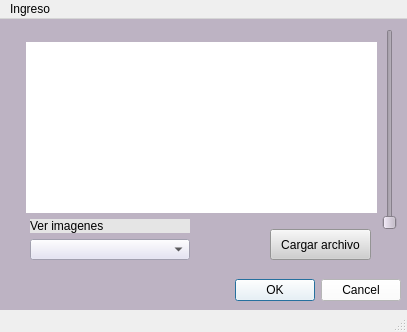
<?xml version="1.0" encoding="UTF-8"?>
<ui version="4.0">
 <class>MainWindow</class>
 <widget class="QMainWindow" name="MainWindow">
  <property name="geometry">
   <rect>
    <x>0</x>
    <y>0</y>
    <width>407</width>
    <height>332</height>
   </rect>
  </property>
  <property name="windowTitle">
   <string>MainWindow</string>
  </property>
  <widget class="QWidget" name="centralwidget">
   <widget class="QWidget" name="widget" native="true">
    <property name="geometry">
     <rect>
      <x>0</x>
      <y>0</y>
      <width>421</width>
      <height>331</height>
     </rect>
    </property>
    <property name="styleSheet">
     <string notr="true">background-color: rgb(189, 179, 195);</string>
    </property>
    <widget class="QSlider" name="verticalSlider">
     <property name="geometry">
      <rect>
       <x>380</x>
       <y>10</y>
       <width>20</width>
       <height>201</height>
      </rect>
     </property>
     <property name="orientation">
      <enum>Qt::Vertical</enum>
     </property>
    </widget>
    <widget class="QDialogButtonBox" name="buttonBox">
     <property name="geometry">
      <rect>
       <x>90</x>
       <y>260</y>
       <width>311</width>
       <height>23</height>
      </rect>
     </property>
     <property name="styleSheet">
      <string notr="true">background-color: rgb(255, 255, 255);
border-color: rgb(104, 143, 147);</string>
     </property>
     <property name="standardButtons">
      <set>QDialogButtonBox::Cancel|QDialogButtonBox::Ok</set>
     </property>
    </widget>
    <widget class="QLabel" name="label">
     <property name="geometry">
      <rect>
       <x>26</x>
       <y>23</y>
       <width>351</width>
       <height>171</height>
      </rect>
     </property>
     <property name="styleSheet">
      <string notr="true">background-color: rgb(255, 255, 255);</string>
     </property>
     <property name="text">
      <string/>
     </property>
    </widget>
    <widget class="QWidget" name="verticalLayoutWidget">
     <property name="geometry">
      <rect>
       <x>30</x>
       <y>200</y>
       <width>160</width>
       <height>41</height>
      </rect>
     </property>
     <layout class="QVBoxLayout" name="verticalLayout">
      <item>
       <widget class="QLabel" name="label_2">
        <property name="styleSheet">
         <string notr="true">background-color: rgb(229, 229, 229);</string>
        </property>
        <property name="text">
         <string>Ver imagenes</string>
        </property>
       </widget>
      </item>
      <item>
       <widget class="QComboBox" name="comboBox">
        <property name="styleSheet">
         <string notr="true">background-color: rgb(225, 223, 243);</string>
        </property>
       </widget>
      </item>
     </layout>
    </widget>
    <widget class="QPushButton" name="abrir">
     <property name="geometry">
      <rect>
       <x>270</x>
       <y>210</y>
       <width>101</width>
       <height>31</height>
      </rect>
     </property>
     <property name="styleSheet">
      <string notr="true">background-color: rgb(207, 207, 207);</string>
     </property>
     <property name="text">
      <string>Cargar archivo</string>
     </property>
    </widget>
   </widget>
  </widget>
  <widget class="QMenuBar" name="menubar">
   <property name="geometry">
    <rect>
     <x>0</x>
     <y>0</y>
     <width>407</width>
     <height>22</height>
    </rect>
   </property>
   <widget class="QMenu" name="menuIngreso">
    <property name="title">
     <string>Ingreso</string>
    </property>
   </widget>
   <addaction name="menuIngreso"/>
  </widget>
  <widget class="QStatusBar" name="statusbar"/>
 </widget>
 <resources>
  <include location="pics.qrc"/>
 </resources>
 <connections/>
</ui>
